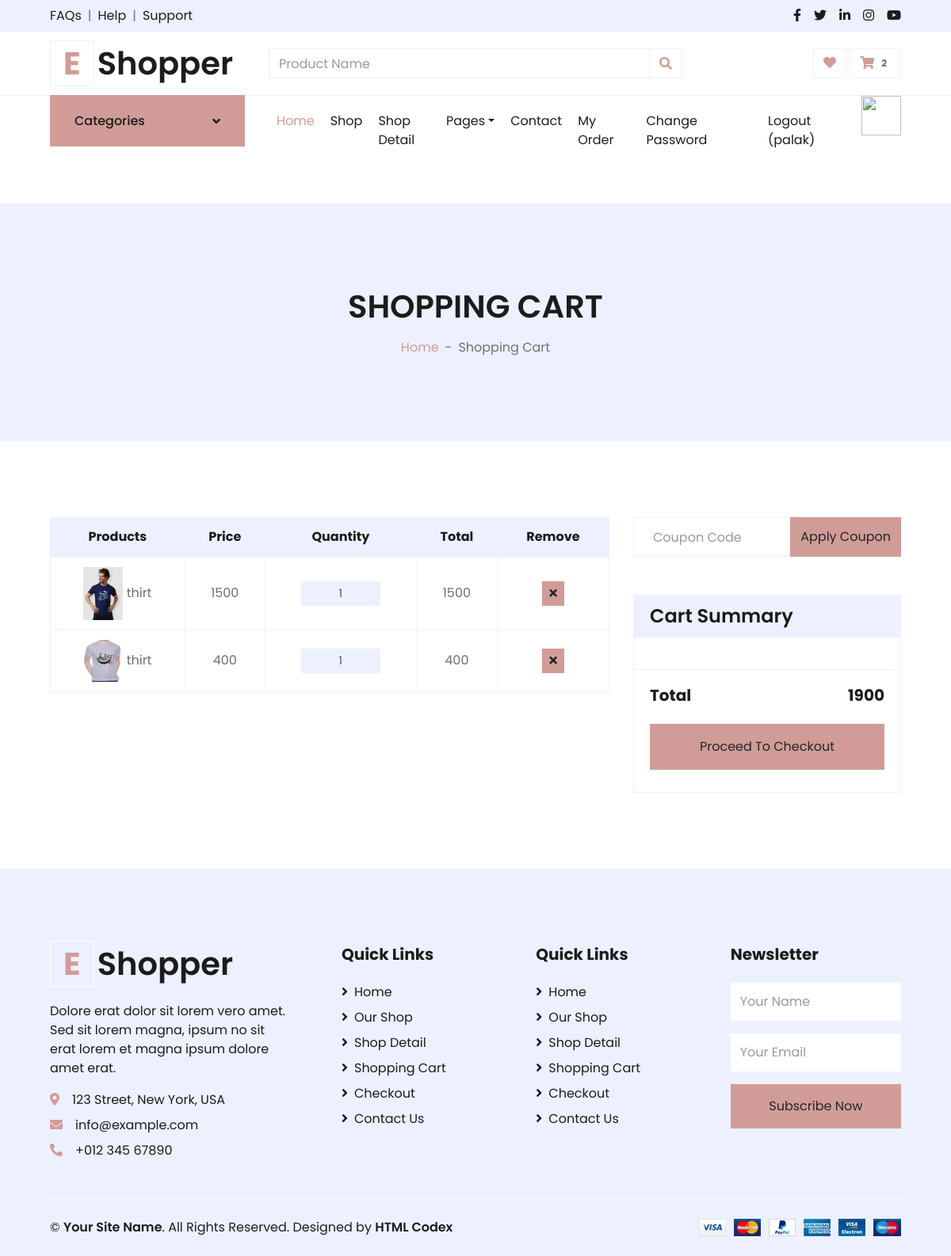
Page /cart/ (signed in) on the committed database.
### myapp/models.py (models this page shows, shortened)
class Cart(models.Model):
	user=models.ForeignKey(User,on_delete=models.CASCADE)
	product=models.ForeignKey(Product,on_delete=models.CASCADE)
	date=models.DateTimeField(default=timezone.now)
	product_price=models.PositiveIntegerField()
	product_qty=models.PositiveIntegerField()
	total_price=models.PositiveIntegerField()
	payment_status=models.BooleanField(default=False)

class Product(models.Model):
	category=(
		('men','men'),
		('women','women'),
		('kid','kid'),
		)
	size=(
		('s','s'),
		('m','m'),
		('l','l'),
		('xl','xl'),
		('xxl','xxl'),
		('xxxl','xxxl'),
		)
	seller=models.ForeignKey(User,on_delete=models.CASCADE)
	product_category=models.CharField(max_length=100,choices=category)
	product_name=models.CharField(max_length=100)
	product_price=models.PositiveIntegerField()
	product_desc=models.TextField()
	product_size=models.CharField(max_length=100,choices=size)
	product_image=models.ImageField(upload_to="product_pic/")

### myapp/views.py (the view)
# urls.py: path('cart/',views.cart,name='cart'),
def cart(request):
	net_price=0
	user=User.objects.get(email=request.session['email'])
	carts=Cart.objects.filter(user=user,payment_status=False)
	for i in carts:
		net_price=net_price+i.total_price
	request.session['cart_count']=len(carts)
	return render(request,'cart.html',{'carts':carts,'net_price':net_price})

### myapp/templates/cart.html (shortened to what this page needs)
{% extends 'header.html' %}
{% load static %}
{% block content %}
<!DOCTYPE html>
<html lang="en">
<head>
</head>
<body>
    <div class="container-fluid bg-secondary mb-5">
        <div class="d-flex flex-column align-items-center justify-content-center" style="min-height: 300px">
            <h1 class="font-weight-semi-bold text-uppercase mb-3">Shopping Cart</h1>
            <div class="d-inline-flex">
                <p class="m-0"><a href="">Home</a></p>
                <p class="m-0 px-2">-</p>
                <p class="m-0">Shopping Cart</p>
            </div>
        </div>
    </div>
    <div class="container-fluid pt-5">
        <div class="row px-xl-5">
            <div class="col-lg-8 table-responsive mb-5">
                <table class="table table-bordered text-center mb-0">
                    <thead class="bg-secondary text-dark">
                        <tr>
                            <th>Products</th>
                            <th>Price</th>
                            <th>Quantity</th>
                            <th>Total</th>
                            <th>Remove</th>
                        </tr>
                    </thead>
                    <tbody class="align-middle">
                        {% for i in carts %}
                        <tr>
                            <td class="align-middle"><img src="{{i.product.product_image.url}}" alt="" style="width: 50px;"> {{i.product.product_name}}</td>
                            <td class="align-middle">{{i.product.product_price}}</td>
                            <td class="align-middle">
                                <div class="input-group quantity mx-auto" style="width: 100px;">
                                    <form method="post" action="{% url 'change-qty' %}">
                                        <input type="nummber" class="form-control form-control-sm bg-secondary text-center" value="{{i.product_qty}}" name="product_qty" onchange="this.form.submit();">
                                    </form>
                                </div>
                            </td>
                            <td class="align-middle">{{i.total_price}}</td>
                            <td class="align-middle"><a href="{% url 'removefromcart' pk=i.product.pk %}"><button class="btn btn-sm btn-primary"><i class="fa fa-times"></i></button></td>
                        </tr>
                       {% endfor %}
                    </tbody>
                </table>
            </div>
            <div class="col-lg-4">
                <form class="mb-5" action="">
                    <div class="input-group">
                        <input type="text" class="form-control p-4" placeholder="Coupon Code">
                        <div class="input-group-append">
                            <button class="btn btn-primary">Apply Coupon</button>
                        </div>
                    </div>
                </form>
                <div class="card border-secondary mb-5">
                    <div class="card-header bg-secondary border-0">
                        <h4 class="font-weight-semi-bold m-0">Cart Summary</h4>
                    </div>
                    <div class="card-body">
                    </div>
                    <div class="card-footer border-secondary bg-transparent">
                        <div class="d-flex justify-content-between mt-2">
                            <h5 class="font-weight-bold">Total</h5>
                            <h5 class="font-weight-bold">{{net_price}}</h5>
                        </div>
                        <form method="post" name="pay" action="{% url 'pay' %}">
                            <button class="btn btn-block btn-primary my-3 py-3">Proceed To Checkout</button>
                        </form>
                    </div>
                </div>
            </div>
        </div>
    </div>
</body>
</html>
{% endblock %}

### rows in the picture
Cart: product.product_image (picture), product.product_name "thirt", product.product_price "1500", product_qty "1", total_price "1500"
Cart: product.product_image (picture), product.product_name "thirt", product.product_price "400", product_qty "1", total_price "400"

### other values in the picture
{{ request.session.cart_count }} "2"
{{ request.session.fname }} "palak"
{{ net_price }} "1900"
